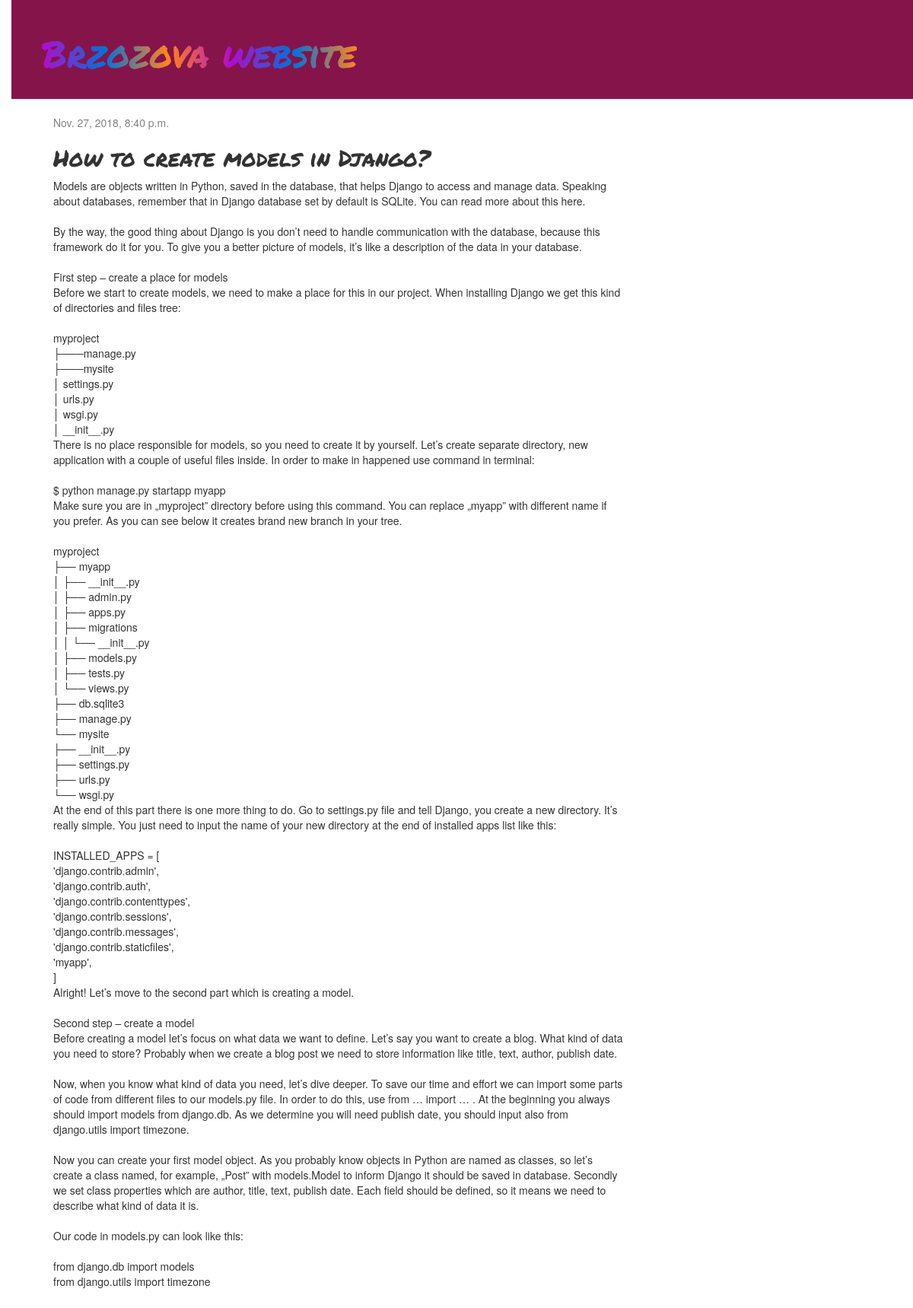
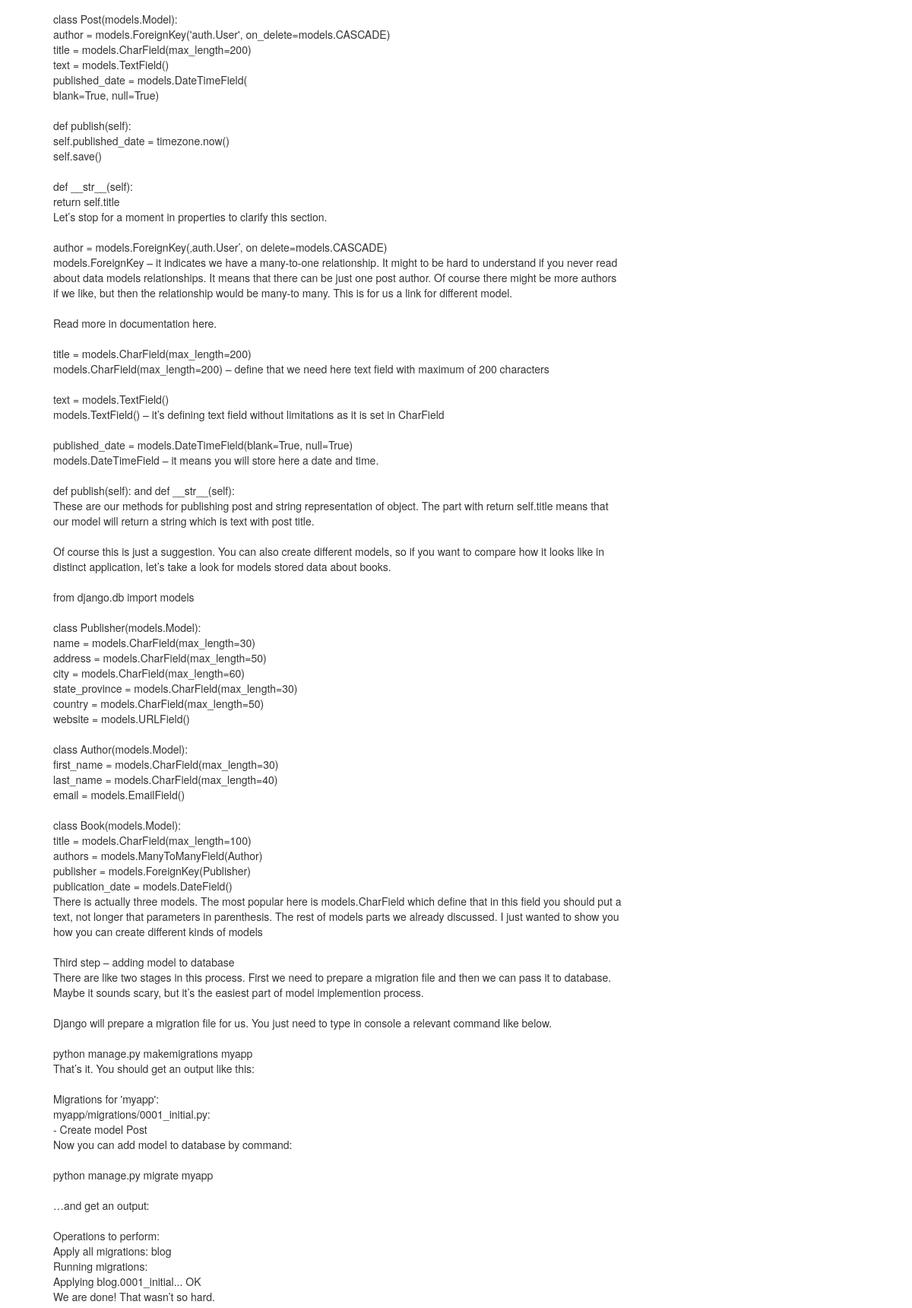
The app's page /post/1/ (upper part) with its own data (2 pictures, top to bottom).
### brzozova/models.py (models this page shows, shortened)
class Post(models.Model):
    title = models.CharField(max_length=200)
    text = models.TextField()
    created_date = models.DateTimeField(
            default=timezone.now)
    published_date = models.DateTimeField(
            blank=True, null=True)

### brzozova/views.py (the view)
# urls.py: path('post/<int:pk>/', views.post_detail, name='post_detail'),
def post_detail(request, pk):
    post = get_object_or_404(Post, pk=pk)
    return render(request, 'brzozova/post_detail.html', {'post': post})

### brzozova/templates/brzozova/post_detail.html (shortened to what this page needs)
{% extends 'brzozova/base.html' %}
{% block content %}
    <div class="post">
        {% if post.published_date %}
            <div class="date">
                {{ post.published_date }}
            </div>
        {% endif %}
        <h2>{{ post.title }}</h2>
        <p>{{ post.text|linebreaksbr }}</p>
    </div>
{% endblock %}

### brzozova/templates/brzozova/base.html (shortened to what this page needs)
{% load static %}
<html>
    <head>
      <link rel="stylesheet" href="//maxcdn.bootstrapcdn.com/bootstrap/3.2.0/css/bootstrap.min.css">
      <link rel="stylesheet" href="//maxcdn.bootstrapcdn.com/bootstrap/3.2.0/css/bootstrap-theme.min.css">
      <link rel="stylesheet" href="{% static 'css/brzozova.css' %}">
    </head>
    <body>
        <div class="page-header">
            <h1><a href="/">Brzozova website</a></h1>
        </div>
        <div class="content container">
            <div class="row">
                <div class="col-md-8">
                {% block content %}
                {% endblock %}
                </div>
            </div>
        </div>
    </body>
</html>

### brzozova/static/css/brzozova.css (style rules this page uses)
h1 a { background: linear-gradient(to right, #B10DC9 , #0074D9, #FF851B, #B10DC9 , #0074D9, #FF851B); -webkit-background-clip: text; -webkit-text-fill-color: transparent; font-size: 60px; line-height: 60px; font-family: 'Permanent Marker', cursive; }
body { padding-left: 15px; }
.page-header { background-color: #85144b; margin-top: 0; padding: 20px 20px 20px 40px; }
.page-header h1, .page-header h1 a, .page-header h1 a:visited, .page-header h1 a:active { color: #ffffff; font-size: 36pt; text-decoration: none; }
.content { margin-left: 40px; }
h1, h2, h3, h4 { font-family: 'Permanent Marker', cursive; }
.date { color: #828282; }
.post { margin-bottom: 70px; }

### records on screen
Post: published_date "Nov. 27, 2018, 8:40 p.m.", title "How to create models in Django?", text "Models are objects written in Python, saved in the database, that helps Django to access and manage data. Speaking about databases, remember that in Django database set by default is SQLite. You can read more about this here. By the way, the good thing about Django is you don’t need to handle communication with the database, because this framework do it for you. To give you a better picture of models, it’s like a description of the data in your database. First step – create a place for models Before we start to create models, we need to make a place for this in our project. When installing Django we get this kind of directories and files tree: myproject ├───manage.py ├───mysite │…"
